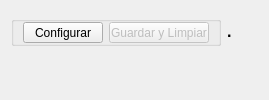
      <widget class="QWidget" name="Station_1">
       <attribute name="title">
        <string>Estacion 1</string>
       </attribute>
       <layout class="QGridLayout" name="gridLayout_7">
        <item row="0" column="2">
         <spacer name="horizontalSpacer">
          <property name="orientation">
           <enum>Qt::Orientation::Horizontal</enum>
          </property>
          <property name="sizeHint" stdset="0">
           <size>
            <width>20</width>
            <height>40</height>
           </size>
          </property>
         </spacer>
        </item>
        <item row="0" column="0">
         <widget class="QGroupBox" name="gbBtns_1">
          <property name="enabled">
           <bool>true</bool>
          </property>
          <property name="maximumSize">
           <size>
            <width>16777215</width>
            <height>30</height>
           </size>
          </property>
          <property name="title">
           <string/>
          </property>
          <layout class="QGridLayout" name="gridLayout_8">
           <property name="leftMargin">
            <number>9</number>
           </property>
           <property name="topMargin">
            <number>0</number>
           </property>
           <property name="bottomMargin">
            <number>0</number>
           </property>
           <item row="0" column="1">
            <widget class="QPushButton" name="btnSvClr_1">
             <property name="enabled">
              <bool>false</bool>
             </property>
             <property name="maximumSize">
              <size>
               <width>100</width>
               <height>100</height>
              </size>
             </property>
             <property name="text">
              <string>Guardar y Limpiar</string>
             </property>
             <property name="flat">
              <bool>false</bool>
             </property>
            </widget>
           </item>
           <item row="0" column="0">
            <widget class="QPushButton" name="btnEstConfig_1">
             <property name="enabled">
              <bool>true</bool>
             </property>
             <property name="maximumSize">
              <size>
               <width>100</width>
               <height>16777215</height>
              </size>
             </property>
             <property name="text">
              <string>Configurar</string>
             </property>
            </widget>
           </item>
          </layout>
         </widget>
        </item>
        <item row="1" column="0" colspan="3">
         <widget class="PressureTempGraph" name="GraphE_1" native="true">
          <property name="enabled">
           <bool>true</bool>
          </property>
          <property name="autoFillBackground">
           <bool>true</bool>
          </property>
         </widget>
        </item>
        <item row="0" column="1">
         <widget class="QLabel" name="lblState_1">
          <property name="enabled">
           <bool>true</bool>
          </property>
          <property name="font">
           <font>
            <pointsize>12</pointsize>
            <bold>true</bold>
           </font>
          </property>
          <property name="text">
           <string>.</string>
          </property>
          <property name="textFormat">
           <enum>Qt::TextFormat::AutoText</enum>
          </property>
         </widget>
        </item>
       </layout>
      </widget>
